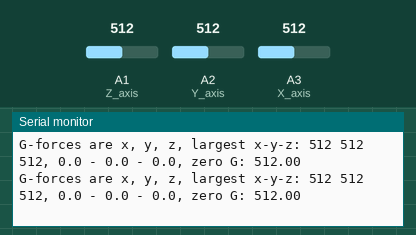
This sketch was run on a simulated Arduino Uno, built with avr-gcc and run on an emulated ATmega328P. On the bench: the last lines printed to the serial monitor. The test bench sets the inputs (shaded band); at power-on: A1 (Z_axis) = 512, A2 (Y_axis) = 512, A3 (X_axis) = 512.

Above: at 2.2 s.
2.3 s: A1 (Z_axis) set to 110
At 2.43 s:
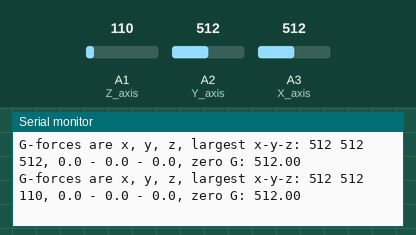
5.3 s: A1 (Z_axis) set to 94
At 5.41 s:
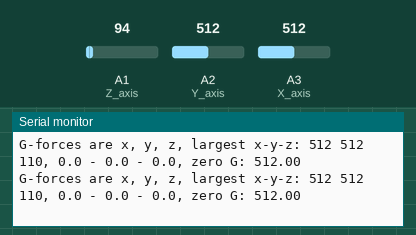
8.3 s: A2 (Y_axis) set to 11
At 8.37 s:
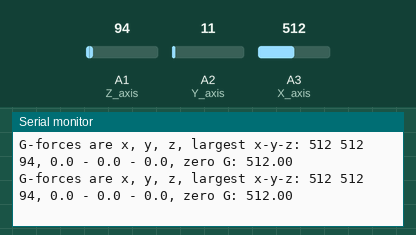
9.8 s: A2 (Y_axis) set to 8
At 9.9 s:
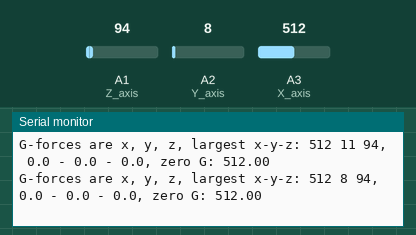
11.3 s: A3 (X_axis) set to 108
At 11.41 s:
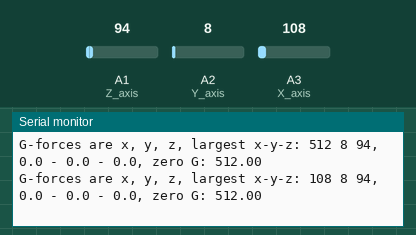
12.8 s: A3 (X_axis) set to 94
At 12.8 s:
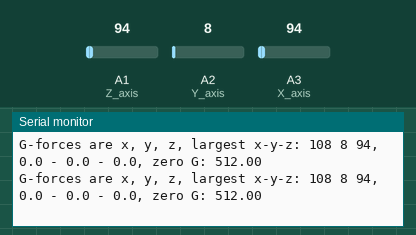
Timing chart, 0 to 15.8 s (numbered marks = the images above; inputs shaded):
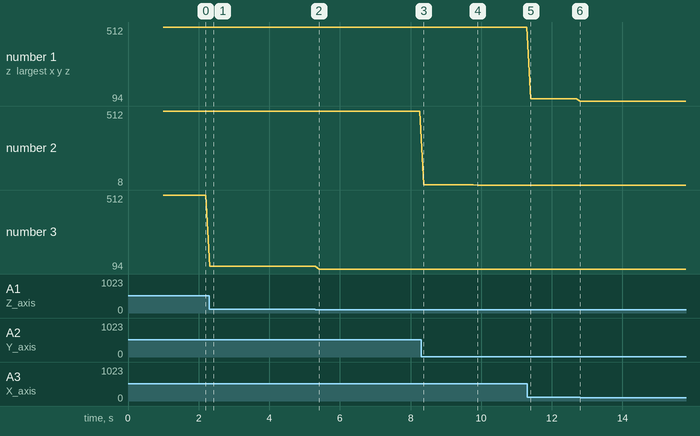

Measured:
- after the input at 2.3 s, the serial monitor: prints a new line at once (image 1)
- after the input at 9.8 s, the serial monitor: prints a new line after 0.10 s (image 4)
- after the input at 11.3 s, the serial monitor: prints a new line after 0.11 s (image 5)
- plotted number 1: 512 → 108 after the input at 11.3 s
- plotted number 2: 512 → 11 after the input at 8.3 s, 11 → 8 after the input at 9.8 s
- plotted number 3: 512 → 110 after the input at 2.3 s, 110 → 94 after the input at 5.3 s

The sketch:

20_Acceleration_ADXL335_-_3.ino
```cpp
/*  ADXL335 3-axis acceleration sensor demo sketch 2
 *
 * This sketch gets X-Y-Z acceleration readings from the
 * ADXL335 sensor and calculates the G-force for each axis.
 *
 * The readings come from any 3 available analog inputs.
 *
 * Notice that the breakout only works at 3.3V voltage level. Therefore,
 * connect Vcc to the Arduino's 3.3V pin. To ensure that the Arduino analog
 * inputs are sampled at that level, connect the breakout VCC to the
 * Arduino HREF pin.
 *
 *
 * Components
 * ----------
 *  - Arduino Uno
 *  - ADXL335 sensor breakout or equivelant
 *
 *  Libraries
 *  ---------
 *  - NONE
 *
 * Connections
 * -----------
 *  Break out    |    Arduino Uno
 *  -----------------------------
 *      VCC      |      3.3V
 *      GND      |      GND
 *      X        |      A0
 *      Y        |      A1
 *      Z        |      A2
 *      VCC      |      AREF  This will ensure that the Arduino uses 0-3.3V as the sampling range

 *
 * Other information
 * -----------------
 *  For information on acceleration: https://en.wikipedia.org/wiki/Acceleration
 *  ADXL335 datasheet: http://www.analog.com/media/en/technical-documentation/data-sheets/ADXL335.pdf
 *
 *  As per the datasheet, the sensitivity of the sensor is ~300mV/g at 3V. We can use this information
 *  to convert the analog reading into G-force reading.
 *
 *
 */

int x, y, z;  // Use these variables to store the acceleration readings
double x_volt, y_volt, z_volt; // To calculate G-forces I must first calculate voltages
double x_g, y_g, z_g; // These vars will hold the G-forces

int X_axis = 3;
int Y_axis = 2;
int Z_axis = 1;

double largest_x, largest_y, largest_z;

double zero_g_voltage;


double sensitivity = 0.300; // 0.300 V/g

char outstr[5]; // These char arrays are used to
                                            // format the final results into
                                            // a number with only 1 decimal.

void setup()
{
  Serial.begin(9600);      // sets the serial port to 9600
  largest_x = 0;
  largest_y = 0;
  largest_z = 0;

  delay(1000);
  x = analogRead(X_axis); //Take a reading in x-axis to establish zero-g voltage
  zero_g_voltage = x;
}

void loop()
{
  x = analogRead(X_axis);       // read analog input pin 0
  y = analogRead(Y_axis);       // read analog input pin 1
  z = analogRead(Z_axis);       // read analog input pin 1

  x_volt = x * 3.3 / 1023;
  y_volt = y * 3.3 / 1023;
  z_volt = z * 3.3 / 1023;

  x_g = (x_volt-zero_g_voltage) / sensitivity;
  y_g = (y_volt-zero_g_voltage) / sensitivity;
  z_g = (z_volt-zero_g_voltage) / sensitivity;

  if (largest_x < x_g)
    largest_x = x_g;

  if (largest_y < y_g)
    largest_y = y_g;

  if (largest_z < z_g)
    largest_z = z_g;


//  dtostrf(largest_y,3, 1, outstr_y);
//  dtostrf(largest_z,3, 1, outstr_z);

  Serial.print("G-forces are x, y, z, largest x-y-z: ");
  Serial.print(x, DEC);    // print the acceleration in the X axis
  Serial.print(" ");       // prints a space between the numbers
  Serial.print(y, DEC);    // print the acceleration in the Y axis
  Serial.print(" ");       // prints a space between the numbers
  Serial.print(z, DEC);  // print the acceleration in the Z axis
  Serial.print(", ");
  dtostrf(largest_x,3, 1, outstr);
  Serial.print(outstr);
  Serial.print(" - ");
  dtostrf(largest_y,3, 1, outstr);
  Serial.print(outstr);
  Serial.print(" - ");
  dtostrf(largest_z,3, 1, outstr);
  Serial.print(outstr);
  Serial.print(", zero G: ");
  Serial.println(zero_g_voltage);
  delay(100);              // wait 100ms for next reading
}
```
